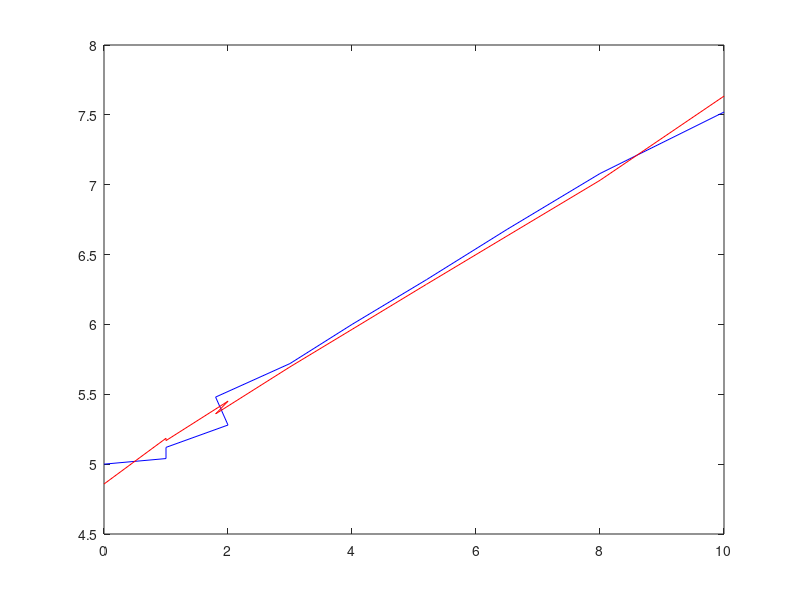
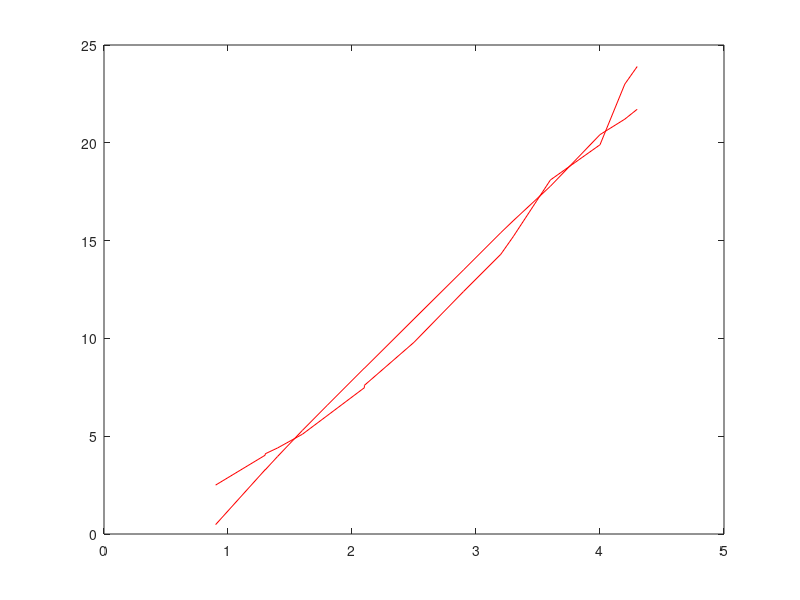
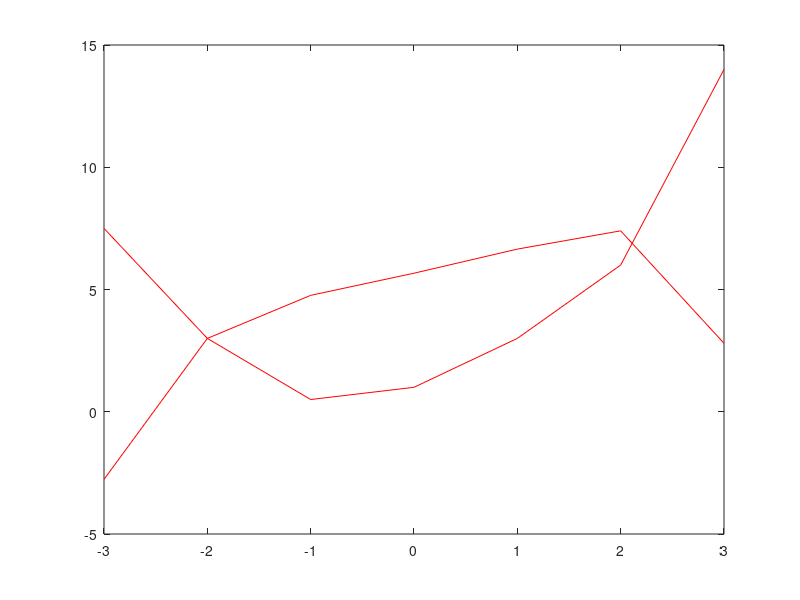
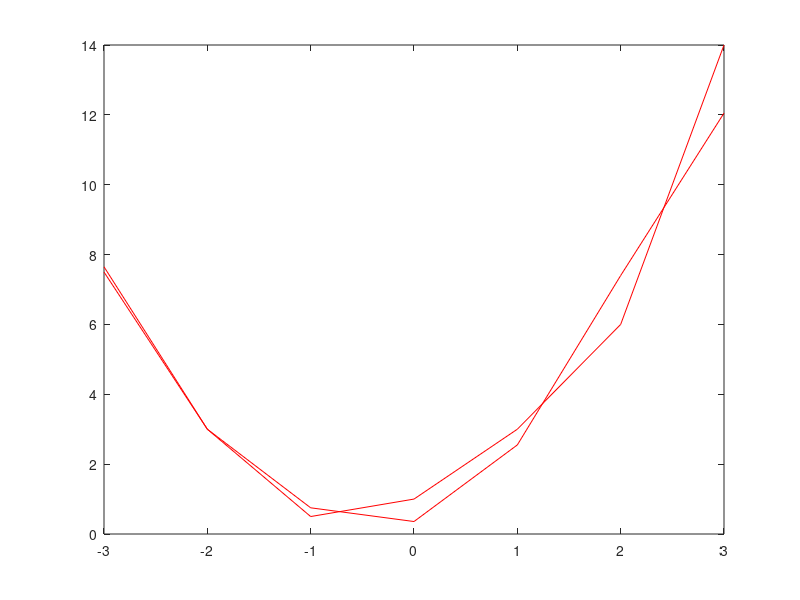

MATLAB code to generate these figures, in order:
x_1 = [0.0, 1.0, 1.0, 2.0, 1.8, 3.0, 4.0, 5.2, 6.5, 8.0, 10.0];
y_1 = [5.00, 5.04, 5.12, 5.28, 5.48, 5.72, 6.00, 6.32, 6.68, 7.08, 7.52];

x_2 = [0.9 1.3 1.3 1.4 1.6 1.8 2.1 2.1 2.5 2.9 3.2 3.3 3.6 4.0 4.2 4.3];
y_2 = [2.5 4.03 4.1 4.4 5.1 6.05 7.48 7.6 9.8 12.4 14.3 15.2 18.1 19.9 23.0 23.9];

x_3 = [-3 -2 -1 0 1 2 3 ];
y_3 = [7.5 3 0.5 1 3 6 14];

% +++++++++++++++++++++
% DATA 1, linear
% +++++++++++++++++++++

degree = 1;
lin_coefficients_1 = polyfit(x_1, y_1, degree);
n = length(x_1);
predictions = zeros(1,n); % holds the prediction for each data point
for p=1:n

    trainix = setdiff(1:n,p);
    testix = p;
    
    lin_coefficients = polyfit(x_1(trainix), y_1(trainix), degree);
    predictions(p) = lin_coefficients(1) * x_1(testix) + lin_coefficients(2);

end

length(x_1)
length(predictions)

figure
plot(x_1, y_1, "b")
hold on; % Hold
plot(x_1, predictions, "r")

R2 = 100 * (1 - sum((y_1-predictions).^2) / sum((y_1-mean(y_1)).^2));
disp('Data 1 lin model: Q2 value')
disp(R2)


% +++++++++++++++++++++
% DATA 2, linear
% +++++++++++++++++++++

degree = 1;
lin_coefficients_2 = polyfit(x_2, y_2, degree);
n = length(x_2);
predictions = zeros(1,n); % holds the prediction for each data point
for p=1:n

    trainix = setdiff(1:n,p);
    testix = p;
    
    lin_coefficients = polyfit(x_2(trainix), y_2(trainix), degree);
    predictions(p) = lin_coefficients(1) * x_2(testix) + lin_coefficients(2);

end


figure
plot(x_2, y_2, "r")
hold on; % Hold
plot(x_2, predictions, "r")

R2 = 100 * (1 - sum((y_2-predictions).^2) / sum((y_2-mean(y_2)).^2));
disp('Data 2 lin model: Q2 value')
disp(R2)

% +++++++++++++++++++++
% DATA 3, linear
% +++++++++++++++++++++

degree = 1;
lin_coefficients_3 = polyfit(x_3, y_3, degree);
n = length(x_3);
predictions = zeros(1,n); % holds the prediction for each data point
for p=1:n

    trainix = setdiff(1:n,p);
    testix = p;
    
    lin_coefficients = polyfit(x_3(trainix), y_3(trainix), degree);
    predictions(p) = lin_coefficients(1) * x_3(testix) + lin_coefficients(2);

end

figure
plot(x_3, y_3, "r")
hold on; % Hold
plot(x_3, predictions, "r")


R2 = 100 * (1 - sum((y_3-predictions).^2) / sum((y_3-mean(y_3)).^2));
disp('Data 3 lin model: Q2 value')
disp(R2)

% quad model 
degree = 2;

% +++++++++++++++++++++
% DATA 1, quadratic
% +++++++++++++++++++++

degree = 2;
lin_coefficients_1 = polyfit(x_1, y_1, degree);
n = length(x_1);
predictions = zeros(1,n); % holds the prediction for each data point
for p=1:n

    trainix = setdiff(1:n,p);
    testix = p;
    
    lin_coefficients = polyfit(x_1(trainix), y_1(trainix), degree);
    predictions(p) = lin_coefficients(1) * x_1(testix)^2 + lin_coefficients(2) * x_1(testix) + lin_coefficients(3);

end

R2 = 100 * (1 - sum((y_1-predictions).^2) / sum((y_1-mean(y_1)).^2));
disp('Data 1 quad model: Q2 value')
disp(R2)


% +++++++++++++++++++++
% DATA 2, quadratic
% +++++++++++++++++++++

degree = 2;
lin_coefficients_2 = polyfit(x_2, y_2, degree);
n = length(x_2);
predictions = zeros(1,n); % holds the prediction for each data point
for p=1:n

    trainix = setdiff(1:n,p);
    testix = p;
    
    lin_coefficients = polyfit(x_2(trainix), y_2(trainix), degree);
    predictions(p) = lin_coefficients(1) * x_2(testix)^2 + lin_coefficients(2) * x_2(testix) + lin_coefficients(3);

end

R2 = 100 * (1 - sum((y_2-predictions).^2) / sum((y_2-mean(y_2)).^2));
disp('Data 2 quad model: Q2 value')
disp(R2)


% +++++++++++++++++++++
% DATA 3, quadratic
% +++++++++++++++++++++

degree = 2;
lin_coefficients_3 = polyfit(x_3, y_3, degree);
n = length(x_3);
predictions = zeros(1,n); % holds the prediction for each data point
for p=1:n

    trainix = setdiff(1:n,p);
    testix = p;
    
    lin_coefficients = polyfit(x_3(trainix), y_3(trainix), degree);
    predictions(p) = lin_coefficients(1) * x_3(testix)^2 + lin_coefficients(2) * x_3(testix) + lin_coefficients(3);

end

figure
plot(x_3, y_3, "r")
hold on; % Hold
plot(x_3, predictions, "r")

R2 = 100 * (1 - sum((y_3-predictions).^2) / sum((y_3-mean(y_3)).^2));
disp('Data 3 quad model: Q2 value')
disp(R2)
